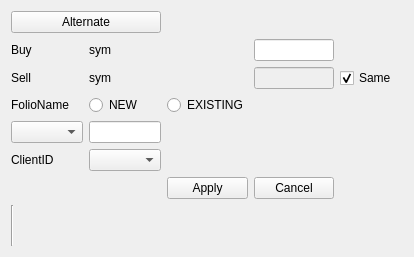
<?xml version="1.0" encoding="UTF-8"?>
<ui version="4.0">
 <class>Form</class>
 <widget class="QWidget" name="Form">
  <property name="geometry">
   <rect>
    <x>0</x>
    <y>0</y>
    <width>398</width>
    <height>257</height>
   </rect>
  </property>
  <property name="windowTitle">
   <string>Form</string>
  </property>
  <layout class="QGridLayout" name="gridLayout">
   <item row="3" column="0">
    <widget class="QLabel" name="label_3">
     <property name="text">
      <string>FolioName</string>
     </property>
    </widget>
   </item>
   <item row="2" column="1" colspan="2">
    <widget class="QLabel" name="lbSymbol1">
     <property name="text">
      <string>sym</string>
     </property>
    </widget>
   </item>
   <item row="4" column="1">
    <widget class="QLineEdit" name="leFolioName"/>
   </item>
   <item row="3" column="2">
    <widget class="QRadioButton" name="rbExistingFolio">
     <property name="text">
      <string>EXISTING</string>
     </property>
    </widget>
   </item>
   <item row="3" column="1">
    <widget class="QRadioButton" name="rbNewFolio">
     <property name="text">
      <string>NEW</string>
     </property>
    </widget>
   </item>
   <item row="6" column="2">
    <widget class="QPushButton" name="pbApply">
     <property name="text">
      <string>Apply</string>
     </property>
    </widget>
   </item>
   <item row="5" column="1">
    <widget class="QComboBox" name="cbClientID"/>
   </item>
   <item row="6" column="3">
    <widget class="QPushButton" name="pbCancel">
     <property name="text">
      <string>Cancel</string>
     </property>
    </widget>
   </item>
   <item row="4" column="0">
    <widget class="QComboBox" name="cbFolio"/>
   </item>
   <item row="1" column="0">
    <widget class="QLabel" name="label">
     <property name="text">
      <string>Buy</string>
     </property>
    </widget>
   </item>
   <item row="2" column="0">
    <widget class="QLabel" name="label_2">
     <property name="text">
      <string>Sell</string>
     </property>
    </widget>
   </item>
   <item row="5" column="0">
    <widget class="QLabel" name="label_4">
     <property name="text">
      <string>ClientID</string>
     </property>
    </widget>
   </item>
   <item row="0" column="0" colspan="2">
    <widget class="QPushButton" name="pvAlternate">
     <property name="text">
      <string>Alternate</string>
     </property>
    </widget>
   </item>
   <item row="7" column="0">
    <widget class="Line" name="line_2">
     <property name="orientation">
      <enum>Qt::Vertical</enum>
     </property>
    </widget>
   </item>
   <item row="2" column="4">
    <widget class="QCheckBox" name="cxbSameQty">
     <property name="text">
      <string>Same</string>
     </property>
     <property name="checked">
      <bool>true</bool>
     </property>
    </widget>
   </item>
   <item row="2" column="3">
    <widget class="QLineEdit" name="leQty2">
     <property name="enabled">
      <bool>false</bool>
     </property>
    </widget>
   </item>
   <item row="2" column="5">
    <widget class="Line" name="line">
     <property name="orientation">
      <enum>Qt::Horizontal</enum>
     </property>
    </widget>
   </item>
   <item row="1" column="3">
    <widget class="QLineEdit" name="leQty"/>
   </item>
   <item row="1" column="1" colspan="2">
    <widget class="QLabel" name="lbSymbol2">
     <property name="text">
      <string>sym</string>
     </property>
    </widget>
   </item>
  </layout>
 </widget>
 <tabstops>
  <tabstop>pvAlternate</tabstop>
  <tabstop>leQty</tabstop>
  <tabstop>cxbSameQty</tabstop>
  <tabstop>leQty2</tabstop>
 </tabstops>
 <resources/>
 <connections/>
</ui>
